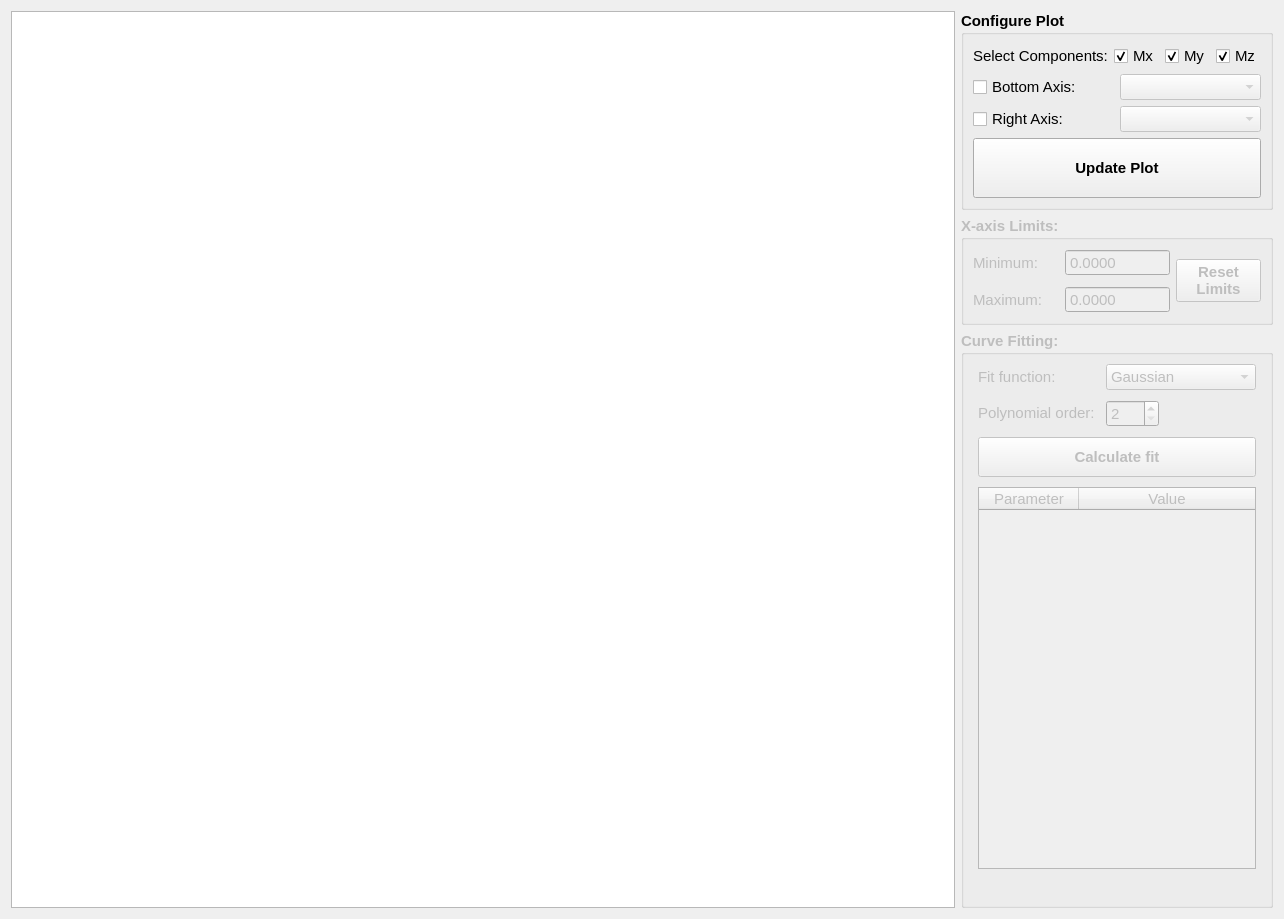
<?xml version="1.0" encoding="UTF-8"?>
<ui version="4.0">
 <class>results_dl</class>
 <widget class="QDialog" name="results_dl">
  <property name="geometry">
   <rect>
    <x>0</x>
    <y>0</y>
    <width>1284</width>
    <height>919</height>
   </rect>
  </property>
  <property name="font">
   <font>
    <pointsize>11</pointsize>
   </font>
  </property>
  <property name="windowTitle">
   <string>Results</string>
  </property>
  <layout class="QGridLayout" name="gridLayout_2">
   <item row="2" column="1">
    <widget class="QGroupBox" name="gb_fit">
     <property name="enabled">
      <bool>false</bool>
     </property>
     <property name="font">
      <font>
       <weight>75</weight>
       <bold>true</bold>
      </font>
     </property>
     <property name="title">
      <string>Curve Fitting:</string>
     </property>
     <layout class="QGridLayout" name="gridLayout_4">
      <property name="verticalSpacing">
       <number>10</number>
      </property>
      <item row="3" column="0" colspan="2">
       <widget class="QPushButton" name="pbt_fit">
        <property name="minimumSize">
         <size>
          <width>0</width>
          <height>40</height>
         </size>
        </property>
        <property name="text">
         <string>Calculate fit</string>
        </property>
       </widget>
      </item>
      <item row="6" column="0">
       <widget class="QLabel" name="la_fitfunction">
        <property name="sizePolicy">
         <sizepolicy hsizetype="Preferred" vsizetype="Preferred">
          <horstretch>0</horstretch>
          <verstretch>0</verstretch>
         </sizepolicy>
        </property>
        <property name="font">
         <font>
          <weight>50</weight>
          <bold>false</bold>
         </font>
        </property>
        <property name="text">
         <string/>
        </property>
        <property name="alignment">
         <set>Qt::AlignCenter</set>
        </property>
       </widget>
      </item>
      <item row="1" column="1">
       <widget class="QSpinBox" name="sb_polyorder">
        <property name="sizePolicy">
         <sizepolicy hsizetype="Maximum" vsizetype="Maximum">
          <horstretch>0</horstretch>
          <verstretch>0</verstretch>
         </sizepolicy>
        </property>
        <property name="font">
         <font>
          <weight>50</weight>
          <bold>false</bold>
         </font>
        </property>
        <property name="minimum">
         <number>2</number>
        </property>
        <property name="maximum">
         <number>100</number>
        </property>
        <property name="value">
         <number>2</number>
        </property>
       </widget>
      </item>
      <item row="0" column="1">
       <widget class="QComboBox" name="cmb_fitfunction">
        <property name="sizePolicy">
         <sizepolicy hsizetype="Maximum" vsizetype="Fixed">
          <horstretch>0</horstretch>
          <verstretch>0</verstretch>
         </sizepolicy>
        </property>
        <property name="minimumSize">
         <size>
          <width>150</width>
          <height>0</height>
         </size>
        </property>
        <property name="font">
         <font>
          <pointsize>11</pointsize>
          <weight>50</weight>
          <bold>false</bold>
         </font>
        </property>
        <property name="currentIndex">
         <number>2</number>
        </property>
        <item>
         <property name="text">
          <string>Linear</string>
         </property>
        </item>
        <item>
         <property name="text">
          <string>Polynomial</string>
         </property>
        </item>
        <item>
         <property name="text">
          <string>Gaussian</string>
         </property>
        </item>
       </widget>
      </item>
      <item row="5" column="0" colspan="2">
       <widget class="QTableWidget" name="tbl_fit">
        <property name="sizePolicy">
         <sizepolicy hsizetype="Preferred" vsizetype="Expanding">
          <horstretch>0</horstretch>
          <verstretch>0</verstretch>
         </sizepolicy>
        </property>
        <property name="font">
         <font>
          <pointsize>11</pointsize>
          <weight>50</weight>
          <bold>false</bold>
         </font>
        </property>
        <property name="editTriggers">
         <set>QAbstractItemView::AllEditTriggers</set>
        </property>
        <property name="wordWrap">
         <bool>true</bool>
        </property>
        <property name="cornerButtonEnabled">
         <bool>false</bool>
        </property>
        <property name="rowCount">
         <number>0</number>
        </property>
        <attribute name="horizontalHeaderStretchLastSection">
         <bool>true</bool>
        </attribute>
        <attribute name="verticalHeaderVisible">
         <bool>false</bool>
        </attribute>
        <column>
         <property name="text">
          <string>Parameter</string>
         </property>
        </column>
        <column>
         <property name="text">
          <string>Value</string>
         </property>
        </column>
       </widget>
      </item>
      <item row="1" column="0">
       <widget class="QLabel" name="la_polyorder">
        <property name="sizePolicy">
         <sizepolicy hsizetype="Maximum" vsizetype="Maximum">
          <horstretch>0</horstretch>
          <verstretch>0</verstretch>
         </sizepolicy>
        </property>
        <property name="font">
         <font>
          <weight>50</weight>
          <bold>false</bold>
         </font>
        </property>
        <property name="text">
         <string>Polynomial order:</string>
        </property>
       </widget>
      </item>
      <item row="0" column="0">
       <widget class="QLabel" name="label_3">
        <property name="sizePolicy">
         <sizepolicy hsizetype="Maximum" vsizetype="Preferred">
          <horstretch>0</horstretch>
          <verstretch>0</verstretch>
         </sizepolicy>
        </property>
        <property name="font">
         <font>
          <pointsize>11</pointsize>
          <weight>50</weight>
          <bold>false</bold>
         </font>
        </property>
        <property name="text">
         <string>Fit function:</string>
        </property>
       </widget>
      </item>
     </layout>
    </widget>
   </item>
   <item row="0" column="0" rowspan="3">
    <widget class="PlotWidget" name="pw_graph">
     <property name="backgroundBrush">
      <brush brushstyle="SolidPattern">
       <color alpha="255">
        <red>255</red>
        <green>255</green>
        <blue>255</blue>
       </color>
      </brush>
     </property>
     <property name="foregroundBrush">
      <brush brushstyle="NoBrush">
       <color alpha="255">
        <red>255</red>
        <green>255</green>
        <blue>255</blue>
       </color>
      </brush>
     </property>
    </widget>
   </item>
   <item row="1" column="1">
    <widget class="QGroupBox" name="gb_xlimits">
     <property name="enabled">
      <bool>false</bool>
     </property>
     <property name="sizePolicy">
      <sizepolicy hsizetype="Preferred" vsizetype="Maximum">
       <horstretch>0</horstretch>
       <verstretch>0</verstretch>
      </sizepolicy>
     </property>
     <property name="font">
      <font>
       <weight>75</weight>
       <bold>true</bold>
      </font>
     </property>
     <property name="title">
      <string>X-axis Limits:</string>
     </property>
     <layout class="QGridLayout" name="gridLayout">
      <property name="verticalSpacing">
       <number>10</number>
      </property>
      <item row="0" column="0">
       <widget class="QLabel" name="label">
        <property name="font">
         <font>
          <weight>50</weight>
          <bold>false</bold>
         </font>
        </property>
        <property name="text">
         <string>Minimum:</string>
        </property>
       </widget>
      </item>
      <item row="0" column="1">
       <widget class="QDoubleSpinBox" name="sbd_xmin">
        <property name="sizePolicy">
         <sizepolicy hsizetype="Maximum" vsizetype="Fixed">
          <horstretch>0</horstretch>
          <verstretch>0</verstretch>
         </sizepolicy>
        </property>
        <property name="font">
         <font>
          <weight>50</weight>
          <bold>false</bold>
         </font>
        </property>
        <property name="readOnly">
         <bool>true</bool>
        </property>
        <property name="buttonSymbols">
         <enum>QAbstractSpinBox::NoButtons</enum>
        </property>
        <property name="decimals">
         <number>4</number>
        </property>
        <property name="minimum">
         <double>-1000000000.000000000000000</double>
        </property>
        <property name="maximum">
         <double>1000000000.000000000000000</double>
        </property>
       </widget>
      </item>
      <item row="0" column="2" rowspan="2">
       <widget class="QPushButton" name="pbt_resetlim">
        <property name="text">
         <string>Reset
Limits</string>
        </property>
       </widget>
      </item>
      <item row="1" column="0">
       <widget class="QLabel" name="label_4">
        <property name="font">
         <font>
          <weight>50</weight>
          <bold>false</bold>
         </font>
        </property>
        <property name="text">
         <string>Maximum:</string>
        </property>
       </widget>
      </item>
      <item row="1" column="1">
       <widget class="QDoubleSpinBox" name="sbd_xmax">
        <property name="sizePolicy">
         <sizepolicy hsizetype="Maximum" vsizetype="Fixed">
          <horstretch>0</horstretch>
          <verstretch>0</verstretch>
         </sizepolicy>
        </property>
        <property name="font">
         <font>
          <weight>50</weight>
          <bold>false</bold>
         </font>
        </property>
        <property name="readOnly">
         <bool>true</bool>
        </property>
        <property name="buttonSymbols">
         <enum>QAbstractSpinBox::NoButtons</enum>
        </property>
        <property name="decimals">
         <number>4</number>
        </property>
        <property name="minimum">
         <double>-1000000000.000000000000000</double>
        </property>
        <property name="maximum">
         <double>1000000000.000000000000000</double>
        </property>
       </widget>
      </item>
     </layout>
    </widget>
   </item>
   <item row="0" column="1">
    <widget class="QGroupBox" name="groupBox">
     <property name="font">
      <font>
       <weight>75</weight>
       <bold>true</bold>
      </font>
     </property>
     <property name="title">
      <string>Configure Plot</string>
     </property>
     <layout class="QGridLayout" name="gridLayout_3">
      <item row="0" column="0" colspan="2">
       <layout class="QHBoxLayout" name="horizontalLayout">
        <item>
         <widget class="QLabel" name="label_9">
          <property name="sizePolicy">
           <sizepolicy hsizetype="Maximum" vsizetype="Preferred">
            <horstretch>0</horstretch>
            <verstretch>0</verstretch>
           </sizepolicy>
          </property>
          <property name="font">
           <font>
            <weight>50</weight>
            <bold>false</bold>
           </font>
          </property>
          <property name="text">
           <string>Select Components:</string>
          </property>
         </widget>
        </item>
        <item>
         <widget class="QCheckBox" name="chb_mx">
          <property name="font">
           <font>
            <weight>50</weight>
            <bold>false</bold>
           </font>
          </property>
          <property name="text">
           <string>Mx</string>
          </property>
          <property name="checked">
           <bool>true</bool>
          </property>
         </widget>
        </item>
        <item>
         <widget class="QCheckBox" name="chb_my">
          <property name="font">
           <font>
            <weight>50</weight>
            <bold>false</bold>
           </font>
          </property>
          <property name="text">
           <string>My</string>
          </property>
          <property name="checked">
           <bool>true</bool>
          </property>
         </widget>
        </item>
        <item>
         <widget class="QCheckBox" name="chb_mz">
          <property name="font">
           <font>
            <weight>50</weight>
            <bold>false</bold>
           </font>
          </property>
          <property name="text">
           <string>Mz</string>
          </property>
          <property name="checked">
           <bool>true</bool>
          </property>
         </widget>
        </item>
       </layout>
      </item>
      <item row="1" column="0">
       <widget class="QCheckBox" name="chb_bottom_axis">
        <property name="font">
         <font>
          <weight>50</weight>
          <bold>false</bold>
         </font>
        </property>
        <property name="text">
         <string>Bottom Axis:</string>
        </property>
       </widget>
      </item>
      <item row="1" column="1">
       <widget class="QComboBox" name="cmb_bottom_axis">
        <property name="enabled">
         <bool>false</bool>
        </property>
        <property name="font">
         <font>
          <weight>50</weight>
          <bold>false</bold>
         </font>
        </property>
       </widget>
      </item>
      <item row="2" column="0">
       <widget class="QCheckBox" name="chb_right_axis">
        <property name="font">
         <font>
          <weight>50</weight>
          <bold>false</bold>
         </font>
        </property>
        <property name="text">
         <string>Right Axis:</string>
        </property>
       </widget>
      </item>
      <item row="2" column="1">
       <widget class="QComboBox" name="cmb_right_axis">
        <property name="enabled">
         <bool>false</bool>
        </property>
        <property name="font">
         <font>
          <weight>50</weight>
          <bold>false</bold>
         </font>
        </property>
       </widget>
      </item>
      <item row="3" column="0" colspan="2">
       <widget class="QPushButton" name="pbt_update_plot">
        <property name="minimumSize">
         <size>
          <width>0</width>
          <height>60</height>
         </size>
        </property>
        <property name="font">
         <font>
          <weight>75</weight>
          <bold>true</bold>
         </font>
        </property>
        <property name="text">
         <string>Update Plot</string>
        </property>
       </widget>
      </item>
     </layout>
    </widget>
   </item>
  </layout>
 </widget>
 <customwidgets>
  <customwidget>
   <class>PlotWidget</class>
   <extends>QGraphicsView</extends>
   <header location="global">pyqtgraph</header>
  </customwidget>
 </customwidgets>
 <tabstops>
  <tabstop>sbd_xmin</tabstop>
  <tabstop>sbd_xmax</tabstop>
  <tabstop>pbt_resetlim</tabstop>
  <tabstop>cmb_fitfunction</tabstop>
  <tabstop>sb_polyorder</tabstop>
  <tabstop>pbt_fit</tabstop>
  <tabstop>tbl_fit</tabstop>
 </tabstops>
 <resources/>
 <connections/>
</ui>
